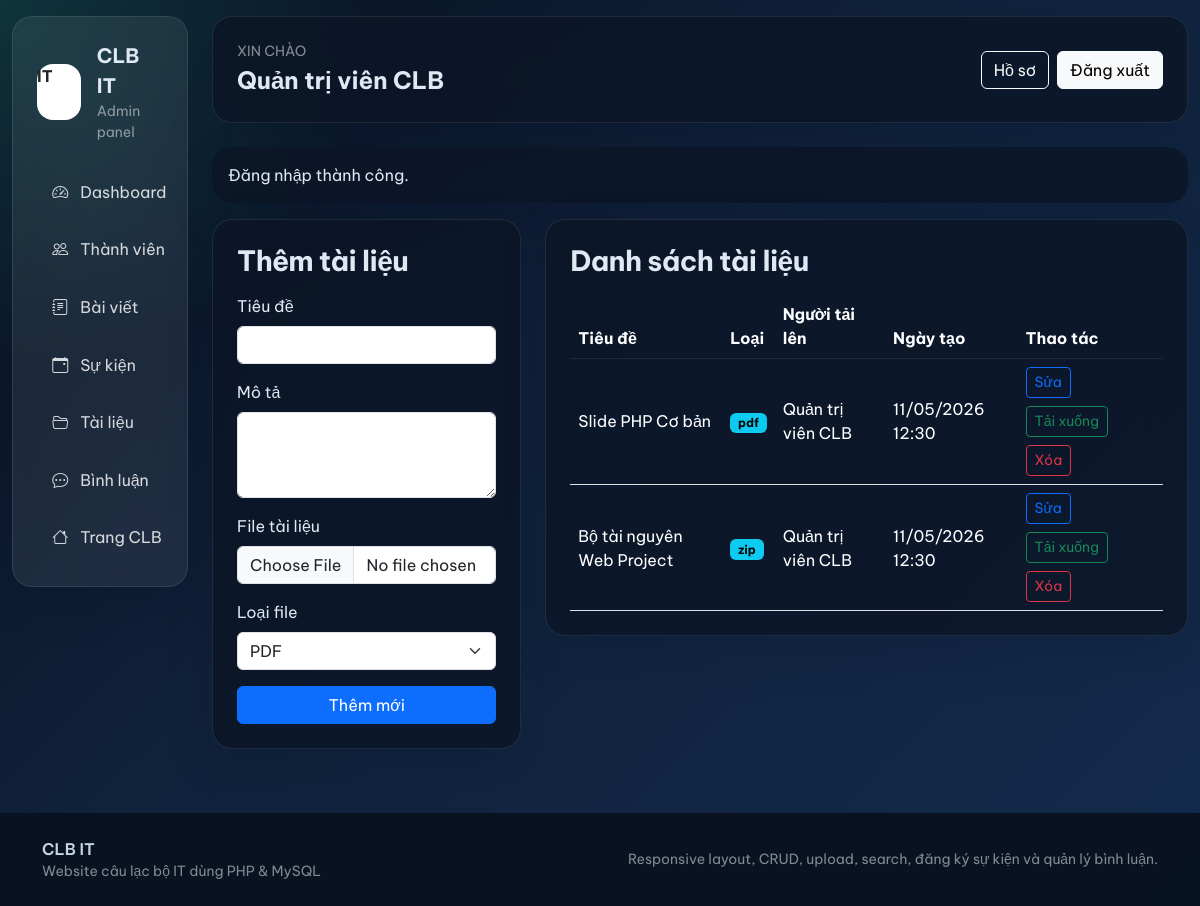
The app's page /admin/documents.php (signed in) with its own data.
### tables this page shows
CREATE TABLE users (
    id INT AUTO_INCREMENT PRIMARY KEY,
    fullname VARCHAR(100) NOT NULL,
    email VARCHAR(120) NOT NULL UNIQUE,
    password VARCHAR(255) NOT NULL,
    avatar VARCHAR(255) NULL,
    bio TEXT NULL,
    skills VARCHAR(255) NULL,
    role ENUM('admin', 'member') NOT NULL DEFAULT 'member',
    status ENUM('active', 'locked') NOT NULL DEFAULT 'active',
    created_at TIMESTAMP DEFAULT CURRENT_TIMESTAMP,
    updated_at TIMESTAMP DEFAULT CURRENT_TIMESTAMP ON UPDATE CURRENT_TIMESTAMP,
    INDEX idx_users_role_status (role, status)
);

CREATE TABLE documents (
    id INT AUTO_INCREMENT PRIMARY KEY,
    title VARCHAR(255) NOT NULL,
    description TEXT NULL,
    file_path VARCHAR(255) NOT NULL,
    file_type ENUM('pdf', 'zip', 'doc', 'other') NOT NULL DEFAULT 'pdf',
    uploaded_by INT NOT NULL,
    created_at TIMESTAMP DEFAULT CURRENT_TIMESTAMP,
    updated_at TIMESTAMP DEFAULT CURRENT_TIMESTAMP ON UPDATE CURRENT_TIMESTAMP,
    CONSTRAINT fk_documents_user FOREIGN KEY (uploaded_by) REFERENCES users(id) ON DELETE CASCADE,
    INDEX idx_documents_type (file_type),
    INDEX idx_documents_user (uploaded_by)
);

### includes/functions.php (called while the page is built, shortened)
<?php
function e(?string $value): string
{
    return htmlspecialchars((string) $value, ENT_QUOTES, 'UTF-8');
}
function current_user_row(): ?array
{
    $stmt = db()->prepare('SELECT * FROM users WHERE id = :id LIMIT 1');
    $stmt->execute(['id' => (int) $_SESSION['user']['id']]);
    $user = $stmt->fetch();
    return $user;
}
function is_logged_in(): bool
{
    return current_user_row() !== null;
}
function current_user_name(): string
{
    $user = current_user_row();
    return $user ? (string) $user['fullname'] : 'Khách';
}
function flash_get(): ?array
{
    $flash = $_SESSION['flash'];
    return is_array($flash) ? $flash : null;
}
function format_datetime(?string $value): string
{
    return date('d/m/Y H:i', strtotime($value));
}
function short_text(?string $value, int $limit = 140): string
{
    $value = trim((string) $value);
    if (mb_strlen($value) <= $limit) {
        return $value;
    }
    return mb_substr($value, 0, $limit - 3) . '...';
}

### config/database.php (called while the page is built, shortened)
<?php
function db(): PDO
{
    static $pdo = null;
    if ($pdo instanceof PDO) {
        return $pdo;
    }
    $dsn = 'mysql:host=' . DB_HOST . ';dbname=' . DB_NAME . ';charset=utf8mb4';
    $pdo = new PDO($dsn, DB_USER, DB_PASS, [
        PDO::ATTR_ERRMODE => PDO::ERRMODE_EXCEPTION,
        PDO::ATTR_DEFAULT_FETCH_MODE => PDO::FETCH_ASSOC,
        PDO::ATTR_EMULATE_PREPARES => false,
    ]);
    return $pdo;
}

### admin/documents.php (the view, shortened to what this page needs)
<?php
require_once __DIR__ . '/../config/database.php';
require_once __DIR__ . '/../includes/functions.php';
$pageLayout = 'admin';
$editDocument = null;
$documents = db()->query("SELECT d.*, u.fullname AS uploader_name FROM documents d INNER JOIN users u ON u.id = d.uploaded_by ORDER BY d.created_at DESC")->fetchAll();
require_once __DIR__ . '/../includes/header.php';
?>
<div class="row g-4">
    <div class="col-lg-4">
        <div class="clubit-card p-4">
            <h3 class="section-title mb-3"><?php echo $editDocument ? 'Sửa tài liệu' : 'Thêm tài liệu'; ?></h3>
            <form method="post" enctype="multipart/form-data" class="row g-3">
                <div class="col-12">
                    <label class="form-label">Tiêu đề</label>
                    <input type="text" name="title" class="form-control" value="<?php echo e((string) ($editDocument['title'] ?? '')); ?>" required>
                </div>
                <div class="col-12">
                    <label class="form-label">Mô tả</label>
                    <textarea name="description" class="form-control" rows="3"><?php echo e((string) ($editDocument['description'] ?? '')); ?></textarea>
                </div>
                <div class="col-12">
                    <label class="form-label">File tài liệu</label>
                    <input type="file" name="file_upload" class="form-control" accept=".pdf,.zip,.doc,.docx">
                </div>
                <div class="col-12">
                    <label class="form-label">Loại file</label>
                    <select name="file_type" class="form-select">
                        <option value="pdf" <?php echo ($editDocument['file_type'] ?? 'pdf') === 'pdf' ? 'selected' : ''; ?>>PDF</option>
                    </select>
                </div>
                <div class="col-12 d-grid">
                    <button class="btn btn-primary"><?php echo $editDocument ? 'Cập nhật' : 'Thêm mới'; ?></button>
                </div>
            </form>
        </div>
    </div>
    <div class="col-lg-8">
        <div class="clubit-card p-4">
            <h3 class="section-title mb-3">Danh sách tài liệu</h3>
            <div class="table-responsive">
                <table class="table table-clubit align-middle mb-0">
                    <thead>
                        <tr>
                            <th class="text-white">Tiêu đề</th>
                            <th class="text-white">Loại</th>
                            <th class="text-white">Người tải lên</th>
                            <th class="text-white">Ngày tạo</th>
                            <th class="text-white">Thao tác</th>
                        </tr>
                    </thead>
                    <tbody>
                        <?php foreach ($documents as $document): ?>
                            <tr>
                                <td class="text-white"><?php echo e(short_text($document['title'], 35)); ?></td>
                                <td><span class="badge text-bg-info"><?php echo e($document['file_type']); ?></span></td>
                                <td class="text-white"><?php echo e($document['uploader_name']); ?></td>
                                <td class="text-white"><?php echo e(format_datetime($document['created_at'])); ?></td>
                                <td class="d-flex gap-2 flex-wrap">
                                    <a class="btn btn-outline-primary btn-sm" href="?edit=<?php echo (int) $document['id']; ?>">Sửa</a>
                                    <a class="btn btn-outline-success btn-sm" href="<?php echo e(UPLOAD_URL . '/' . $document['file_path']); ?>" download>Tải xuống</a>
                                    <form method="post" onsubmit="return confirm('Xóa tài liệu này?');">
                                        <button class="btn btn-outline-danger btn-sm">Xóa</button>
                                    </form>
                                </td>
                            </tr>
                        <?php endforeach; ?>
                    </tbody>
                </table>
            </div>
        </div>
    </div>
</div>
<?php require_once __DIR__ . '/../includes/footer.php'; ?>

### includes/header.php (shortened to what this page needs)
<?php
require_once __DIR__ . '/../config/database.php';
require_once __DIR__ . '/functions.php';
$pageLayout = $pageLayout ?? 'public';
$flash = flash_get();
$bodyClass = is_logged_in() ? 'clubit-logged-in' : 'clubit-public';
?>
<!DOCTYPE html>
<html lang="vi">
<head>
    <link href="https://cdn.jsdelivr.net/npm/bootstrap@5.3.3/dist/css/bootstrap.min.css" rel="stylesheet">
    <link rel="stylesheet" href="https://cdn.jsdelivr.net/npm/bootstrap-icons@1.11.3/font/bootstrap-icons.min.css">
    <link rel="stylesheet" href="<?php echo e(BASE_URL); ?>/assets/css/app.css">
</head>
<body class="<?php echo e($bodyClass); ?>">
<?php if ($pageLayout === 'admin'): ?>
<div class="container-fluid py-3">
    <div class="row g-4">
        <div class="col-lg-3 col-xl-2">
            <div class="sidebar-shell">
                <div class="sidebar-glass p-3 p-lg-4">
                    <div class="d-flex align-items-center gap-3 mb-4">
                        <div class="rounded-4 bg-white text-dark fw-bold d-grid place-items-center" style="width:56px;height:56px;">IT</div>
                        <div>
                            <div class="fw-bold fs-5"><?php echo e(APP_NAME); ?></div>
                            <div class="small text-white-50">Admin panel</div>
                        </div>
                    </div>
                    <div class="d-grid gap-2">
                        <a href="<?php echo e(BASE_URL); ?>/admin/index.php" class="sidebar-link"><i class="bi bi-speedometer2"></i> Dashboard</a>
                        <a href="<?php echo e(BASE_URL); ?>/admin/users.php" class="sidebar-link"><i class="bi bi-people"></i> Thành viên</a>
                        <a href="<?php echo e(BASE_URL); ?>/admin/posts.php" class="sidebar-link"><i class="bi bi-journal-text"></i> Bài viết</a>
                        <a href="<?php echo e(BASE_URL); ?>/admin/events.php" class="sidebar-link"><i class="bi bi-calendar-event"></i> Sự kiện</a>
                        <a href="<?php echo e(BASE_URL); ?>/admin/documents.php" class="sidebar-link"><i class="bi bi-folder2-open"></i> Tài liệu</a>
                        <a href="<?php echo e(BASE_URL); ?>/admin/comments.php" class="sidebar-link"><i class="bi bi-chat-dots"></i> Bình luận</a>
                        <a href="<?php echo e(BASE_URL); ?>/index.php" class="sidebar-link"><i class="bi bi-house"></i> Trang CLB</a>
                    </div>
                </div>
            </div>
        </div>
        <div class="col-lg-9 col-xl-10">
            <div class="clubit-panel p-3 p-lg-4 mb-4 d-flex flex-column flex-lg-row gap-3 justify-content-between align-items-lg-center">
                <div>
                    <div class="text-uppercase text-white-50 small">Xin chào</div>
                    <div class="fs-4 fw-bold"><?php echo e(current_user_name()); ?></div>
                </div>
                <div class="d-flex gap-2 flex-wrap">
                    <a href="<?php echo e(BASE_URL); ?>/profile.php" class="btn btn-outline-light">Hồ sơ</a>
                    <a href="<?php echo e(BASE_URL); ?>/logout.php" class="btn btn-light">Đăng xuất</a>
                </div>
            </div>
            <?php if ($flash): ?>
                <div class="alert alert-<?php echo e($flash['type'] === 'error' ? 'danger' : 'success'); ?> clubit-card border-0">
                    <?php echo e((string) $flash['message']); ?>
                </div>
            <?php endif; ?>
<?php endif; ?>

### assets/css/app.css (style rules this page uses)
:root { --clubit-bg: #08111f; --clubit-surface: rgba(12, 21, 39, 0.84); --clubit-card: rgba(255, 255, 255, 0.94); --clubit-accent: #36c2b4; --clubit-accent-2: #1d4ed8; --clubit-text: #dfe8f3; --clubit-muted: #93a4ba; --clubit-border: rgba(255, 255, 255, 0.09); }
* { box-sizing: border-box; }
body { font-family: 'Be Vietnam Pro', sans-serif; background: radial-gradient(circle at top left, rgba(54, 194, 180, 0.18), transparent 28%), radial-gradient(circle at top right, rgba(29, 78, 216, 0.18), transparent 30%), linear-gradient(180deg, #f6fbff 0%, #eef4fb 36%, #e8eef8 100%); color: #0f172a; }
body.clubit-logged-in { background: radial-gradient(circle at top left, rgba(54, 194, 180, 0.2), transparent 25%), linear-gradient(135deg, #07111f 0%, #10213a 42%, #132b4d 100%); color: var(--clubit-text); }
.navbar-glass, .clubit-card, .clubit-panel, .sidebar-glass { backdrop-filter: blur(18px); border: 1px solid var(--clubit-border); box-shadow: 0 18px 50px rgba(2, 8, 23, 0.12); }
.clubit-card, .clubit-panel { background: var(--clubit-card); border-radius: 1.25rem; }
body.clubit-logged-in .clubit-card, body.clubit-logged-in .clubit-panel { background: rgba(12, 21, 39, 0.82); color: var(--clubit-text); }
.section-title { font-weight: 700; letter-spacing: -0.02em; }
.sidebar-shell { position: sticky; top: 1rem; }
.sidebar-glass { background: rgba(255, 255, 255, 0.07); border-radius: 1.25rem; color: var(--clubit-text); }
.sidebar-link { display: flex; align-items: center; gap: 0.75rem; padding: 0.8rem 0.95rem; border-radius: 0.95rem; color: rgba(255, 255, 255, 0.82); text-decoration: none; transition: all 0.18s ease; }
.table-clubit { --bs-table-bg: transparent; color: inherit; }
.table-clubit thead th { color: white !important; border-bottom-color: rgba(255, 255, 255, 0.08); }
.table-clubit tbody td { color: white !important; }
body.clubit-logged-in .table-clubit tbody tr td { color: white !important; }
body.clubit-logged-in .table-clubit thead th { color: white !important; }

### records on screen
users: fullname "Quản trị viên CLB"
documents: title "Slide PHP Cơ bản", file_type "pdf", uploaded_by.fullname "Quản trị viên CLB", created_at "11/05/2026 12:30"
documents: title "Bộ tài nguyên Web Project", file_type "zip", uploaded_by.fullname "Quản trị viên CLB", created_at "11/05/2026 12:30"

### other values on screen
APP_NAME "CLB IT"
$flash['message'] "Đăng nhập thành công."
